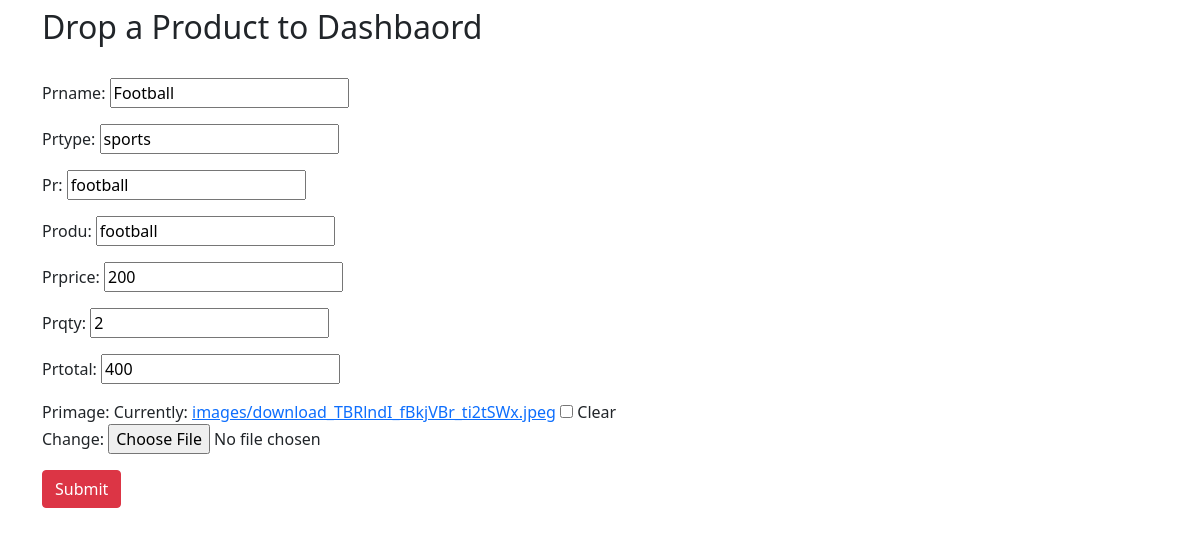
The page /update/13 on the database its author committed.
### main/models.py (models this page shows, shortened)
class Product(models.Model):
    prname=models.CharField(max_length=500)
    prtype=models.CharField(max_length=500)
    pr=models.CharField(max_length=500)
    prprice=models.IntegerField(default=400)
    produ=models.CharField(max_length=500, default="")
    prprice=models.IntegerField(default=400)
    prqty=models.IntegerField(default=80)
    prtotal=models.IntegerField(null=True, blank= True)
    primage = models.ImageField(upload_to='images/', default='',blank=True)

### main/views.py (the view)
# urls.py: path('update/<int:id>', views.update,name="update"),
def update(request,id):
    ris = Product.objects.get(id=id)
    form=ProductForm(instance=ris, data=request.POST or None, files=request.FILES or None)
    if request.POST:
        if form.is_valid():
            form.save()
            return redirect('home')
    return render(request, 'prform.html',{'form':form})

### main/forms.py
class ProductForm(forms.ModelForm):
    class Meta:
        model= Product
        import_id_fields = ('prtotal')
        exclude=[""]
        skip_unchanged = True

### templates/prform.html (shortened to what this page needs)
<!doctype html>
<html lang="en">
  <head>
    <link href="https://cdn.jsdelivr.net/npm/bootstrap@5.1.3/dist/css/bootstrap.min.css" rel="stylesheet">
  <body>
    <div class="container my-2">
    <h2> Drop a Product to Dashbaord</h2><br>
    <form method="POST" enctype="multipart/form-data">
        {{ form.as_p }}
    <button href="/home" type="submit" class="btn btn-danger">
        Submit
    </button>
    </form>
    </div>
  </body>
</html>

### rows shown on the page
Product: prname "Football", prtype "sports", pr "football", produ "football", prprice "200", prqty "2", prtotal "400"
